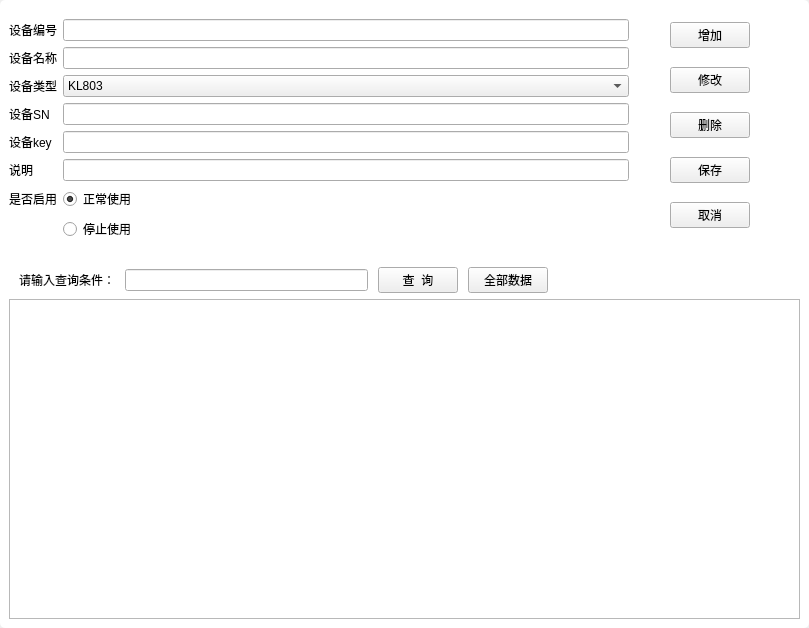
<?xml version="1.0" encoding="UTF-8"?>
<ui version="4.0">
 <class>Form</class>
 <widget class="QWidget" name="Form">
  <property name="windowModality">
   <enum>Qt::WindowModal</enum>
  </property>
  <property name="geometry">
   <rect>
    <x>0</x>
    <y>0</y>
    <width>809</width>
    <height>628</height>
   </rect>
  </property>
  <property name="windowTitle">
   <string>Form</string>
  </property>
  <property name="styleSheet">
   <string notr="true">QWidget #Form{
    background-color: rgb(255, 255, 255);
    border-radius:5px;
}</string>
  </property>
  <layout class="QVBoxLayout" name="verticalLayout_2">
   <property name="leftMargin">
    <number>0</number>
   </property>
   <property name="topMargin">
    <number>0</number>
   </property>
   <property name="rightMargin">
    <number>0</number>
   </property>
   <property name="bottomMargin">
    <number>0</number>
   </property>
   <item>
    <widget class="QWidget" name="widget" native="true">
     <property name="styleSheet">
      <string notr="true">QWidget #widget{
    background-color: rgb(255, 255, 255);
    border-radius:5px;
}</string>
     </property>
     <layout class="QVBoxLayout" name="verticalLayout_3">
      <item>
       <layout class="QHBoxLayout" name="horizontalLayout">
        <item>
         <layout class="QFormLayout" name="formLayout">
          <property name="formAlignment">
           <set>Qt::AlignLeading|Qt::AlignLeft|Qt::AlignVCenter</set>
          </property>
          <property name="topMargin">
           <number>10</number>
          </property>
          <item row="0" column="0">
           <widget class="QLabel" name="label">
            <property name="styleSheet">
             <string notr="true">background-color: rgb(255, 255, 255);</string>
            </property>
            <property name="text">
             <string>设备编号</string>
            </property>
           </widget>
          </item>
          <item row="0" column="1">
           <widget class="QLineEdit" name="le_deviceId"/>
          </item>
          <item row="1" column="0">
           <widget class="QLabel" name="label_2">
            <property name="styleSheet">
             <string notr="true">background-color: rgb(255, 255, 255);</string>
            </property>
            <property name="text">
             <string>设备名称</string>
            </property>
           </widget>
          </item>
          <item row="1" column="1">
           <widget class="QLineEdit" name="le_deviceName"/>
          </item>
          <item row="2" column="0">
           <widget class="QLabel" name="label_5">
            <property name="styleSheet">
             <string notr="true">background-color: rgb(255, 255, 255);</string>
            </property>
            <property name="text">
             <string>设备类型</string>
            </property>
           </widget>
          </item>
          <item row="2" column="1">
           <widget class="QComboBox" name="cb_deviceType">
            <item>
             <property name="text">
              <string>KL803</string>
             </property>
            </item>
            <item>
             <property name="text">
              <string>ZK100</string>
             </property>
            </item>
           </widget>
          </item>
          <item row="3" column="0">
           <widget class="QLabel" name="label_11">
            <property name="styleSheet">
             <string notr="true">background-color: rgb(255, 255, 255);</string>
            </property>
            <property name="text">
             <string>设备SN</string>
            </property>
           </widget>
          </item>
          <item row="3" column="1">
           <widget class="QLineEdit" name="le_deviceSN"/>
          </item>
          <item row="4" column="0">
           <widget class="QLabel" name="label_12">
            <property name="styleSheet">
             <string notr="true">background-color: rgb(255, 255, 255);</string>
            </property>
            <property name="text">
             <string>设备key</string>
            </property>
           </widget>
          </item>
          <item row="4" column="1">
           <widget class="QLineEdit" name="le_key"/>
          </item>
          <item row="5" column="0">
           <widget class="QLabel" name="label_3">
            <property name="styleSheet">
             <string notr="true">background-color: rgb(255, 255, 255);</string>
            </property>
            <property name="text">
             <string>说明</string>
            </property>
           </widget>
          </item>
          <item row="5" column="1">
           <widget class="QLineEdit" name="le_Memo"/>
          </item>
          <item row="7" column="1">
           <widget class="QRadioButton" name="radioButton_stop">
            <property name="text">
             <string>停止使用</string>
            </property>
           </widget>
          </item>
          <item row="6" column="1">
           <widget class="QRadioButton" name="radioButton_nomal">
            <property name="text">
             <string>正常使用</string>
            </property>
            <property name="checked">
             <bool>true</bool>
            </property>
           </widget>
          </item>
          <item row="6" column="0">
           <widget class="QLabel" name="label_7">
            <property name="styleSheet">
             <string notr="true">background-color: rgb(255, 255, 255);</string>
            </property>
            <property name="text">
             <string>是否启用</string>
            </property>
           </widget>
          </item>
         </layout>
        </item>
        <item>
         <spacer name="horizontalSpacer_2">
          <property name="orientation">
           <enum>Qt::Horizontal</enum>
          </property>
          <property name="sizeType">
           <enum>QSizePolicy::Fixed</enum>
          </property>
          <property name="sizeHint" stdset="0">
           <size>
            <width>15</width>
            <height>20</height>
           </size>
          </property>
         </spacer>
        </item>
        <item>
         <spacer name="horizontalSpacer">
          <property name="orientation">
           <enum>Qt::Horizontal</enum>
          </property>
          <property name="sizeType">
           <enum>QSizePolicy::Fixed</enum>
          </property>
          <property name="sizeHint" stdset="0">
           <size>
            <width>20</width>
            <height>20</height>
           </size>
          </property>
         </spacer>
        </item>
        <item>
         <layout class="QVBoxLayout" name="verticalLayout">
          <item>
           <widget class="QPushButton" name="pb_add">
            <property name="text">
             <string>增加</string>
            </property>
           </widget>
          </item>
          <item>
           <widget class="QPushButton" name="pb_update">
            <property name="text">
             <string>修改</string>
            </property>
           </widget>
          </item>
          <item>
           <widget class="QPushButton" name="pb_del">
            <property name="text">
             <string>删除</string>
            </property>
           </widget>
          </item>
          <item>
           <widget class="QPushButton" name="pb_save">
            <property name="text">
             <string>保存</string>
            </property>
           </widget>
          </item>
          <item>
           <widget class="QPushButton" name="pb_esc">
            <property name="text">
             <string>取消</string>
            </property>
           </widget>
          </item>
         </layout>
        </item>
        <item>
         <spacer name="horizontalSpacer_4">
          <property name="orientation">
           <enum>Qt::Horizontal</enum>
          </property>
          <property name="sizeType">
           <enum>QSizePolicy::Fixed</enum>
          </property>
          <property name="sizeHint" stdset="0">
           <size>
            <width>50</width>
            <height>20</height>
           </size>
          </property>
         </spacer>
        </item>
       </layout>
      </item>
      <item>
       <spacer name="verticalSpacer">
        <property name="orientation">
         <enum>Qt::Vertical</enum>
        </property>
        <property name="sizeType">
         <enum>QSizePolicy::Fixed</enum>
        </property>
        <property name="sizeHint" stdset="0">
         <size>
          <width>10</width>
          <height>10</height>
         </size>
        </property>
       </spacer>
      </item>
      <item>
       <layout class="QHBoxLayout" name="horizontalLayout_2">
        <property name="spacing">
         <number>10</number>
        </property>
        <property name="leftMargin">
         <number>10</number>
        </property>
        <property name="topMargin">
         <number>10</number>
        </property>
        <property name="rightMargin">
         <number>10</number>
        </property>
        <property name="bottomMargin">
         <number>0</number>
        </property>
        <item>
         <widget class="QLabel" name="label_4">
          <property name="styleSheet">
           <string notr="true">background-color: rgb(255, 255, 255);</string>
          </property>
          <property name="text">
           <string>请输入查询条件：</string>
          </property>
         </widget>
        </item>
        <item>
         <widget class="QLineEdit" name="le_queryPara">
          <property name="alignment">
           <set>Qt::AlignLeading|Qt::AlignLeft|Qt::AlignVCenter</set>
          </property>
         </widget>
        </item>
        <item>
         <widget class="QPushButton" name="pb_query">
          <property name="text">
           <string>查  询</string>
          </property>
         </widget>
        </item>
        <item>
         <widget class="QPushButton" name="pb_allData">
          <property name="text">
           <string>全部数据</string>
          </property>
         </widget>
        </item>
        <item>
         <spacer name="horizontalSpacer_3">
          <property name="orientation">
           <enum>Qt::Horizontal</enum>
          </property>
          <property name="sizeHint" stdset="0">
           <size>
            <width>40</width>
            <height>20</height>
           </size>
          </property>
         </spacer>
        </item>
       </layout>
      </item>
      <item>
       <widget class="QTableView" name="tv_device">
        <property name="alternatingRowColors">
         <bool>true</bool>
        </property>
        <property name="selectionMode">
         <enum>QAbstractItemView::SingleSelection</enum>
        </property>
        <property name="selectionBehavior">
         <enum>QAbstractItemView::SelectRows</enum>
        </property>
        <property name="wordWrap">
         <bool>false</bool>
        </property>
        <attribute name="horizontalHeaderDefaultSectionSize">
         <number>200</number>
        </attribute>
       </widget>
      </item>
     </layout>
    </widget>
   </item>
  </layout>
 </widget>
 <resources/>
 <connections/>
</ui>
